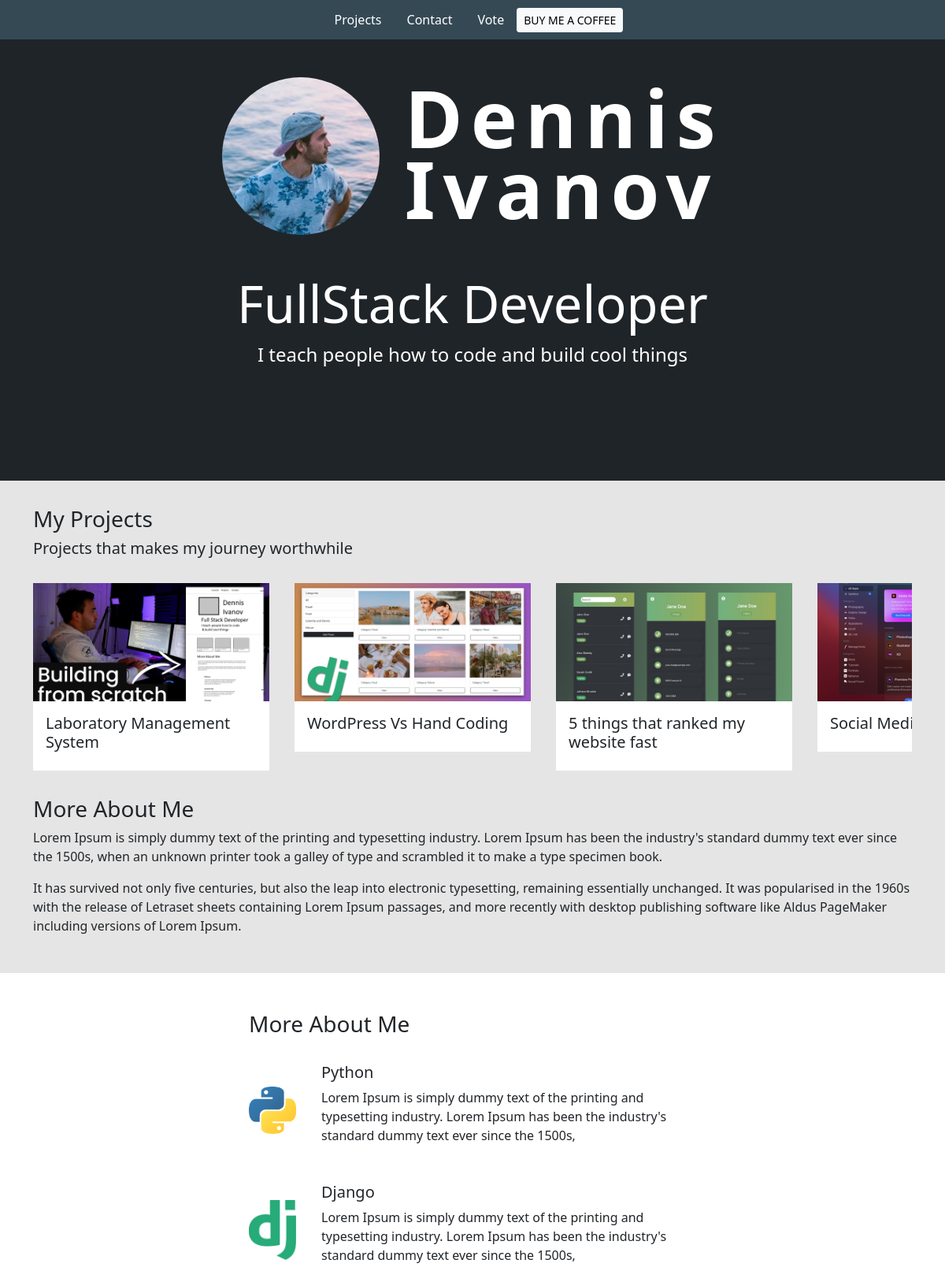
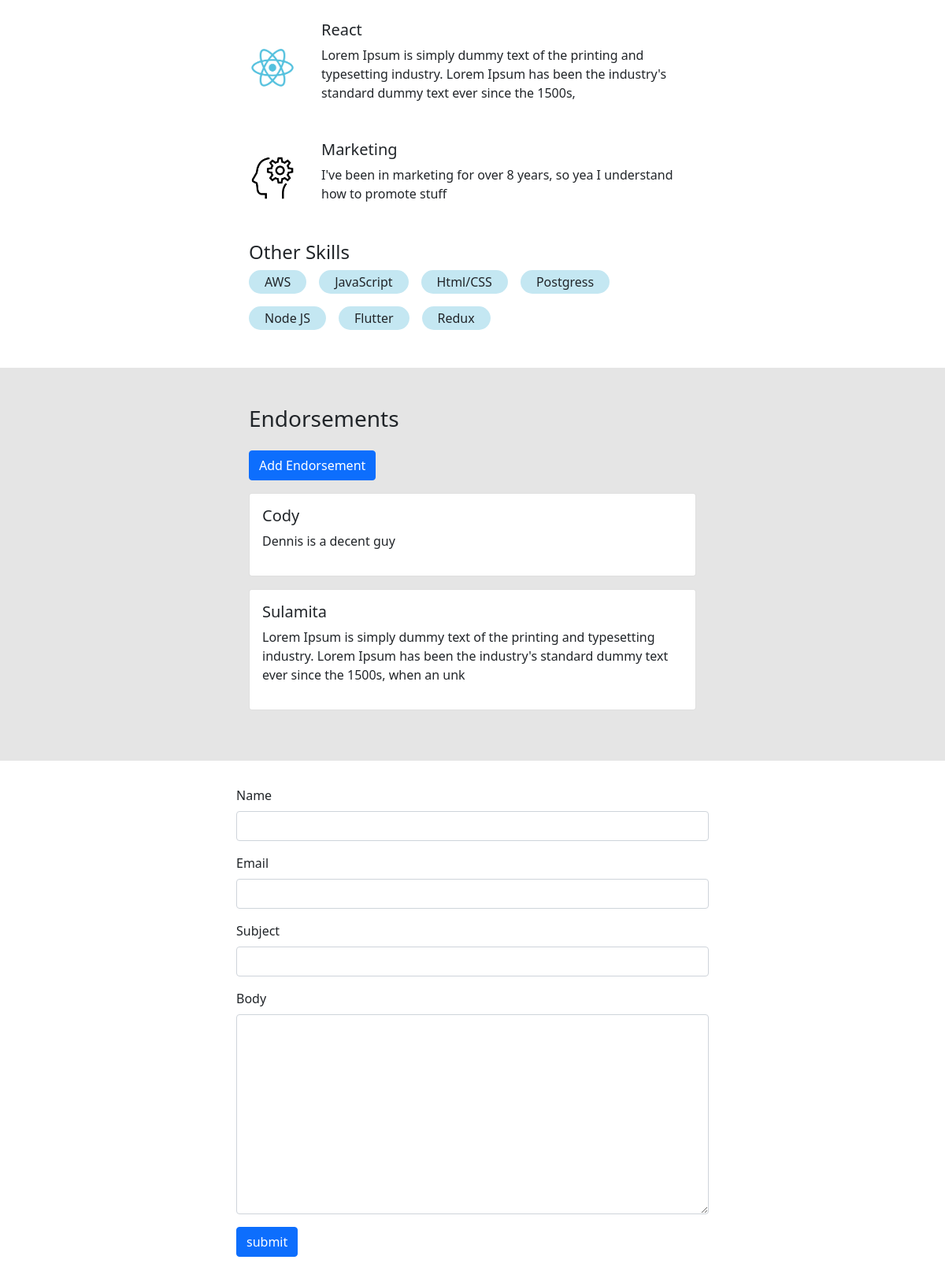
The page / on the database its author committed (2 pictures, top to bottom).
### base/models.py (models this page shows, shortened)
class Project(models.Model):
    title = models.CharField(max_length=200)
    thumbnail = models.ImageField(null=True)
    body = RichTextUploadingField()
    slug = models.SlugField(null=True, blank=True)
    created = models.DateTimeField(auto_now_add=True)
    id = models.UUIDField(default=uuid.uuid4,  unique=True,
                          primary_key=True, editable=False)

class Skill(models.Model):
    title = models.CharField(max_length=200)
    body = models.TextField(null=True, blank=True)
    logo = models.ImageField(null=True, default="skill.png")
    created = models.DateTimeField(auto_now_add=True)
    id = models.UUIDField(default=uuid.uuid4,  unique=True,
                          primary_key=True, editable=False)

class Endorsement(models.Model):
    name = models.CharField(max_length=200, null=True)
    body = models.TextField()
    approved = models.BooleanField(default=False, null=True)
    featured = models.BooleanField(default=False)

class Message(models.Model):
    name = models.CharField(max_length=200, null=True)
    email = models.CharField(max_length=200, null=True)
    subject = models.CharField(max_length=200, null=True)
    body = models.TextField()
    is_read = models.BooleanField(default=False)
    created = models.DateTimeField(auto_now_add=True)
    id = models.UUIDField(default=uuid.uuid4,  unique=True,
                          primary_key=True, editable=False)

### base/views.py (the view)
# urls.py: path('', views.homePage, name="home"),
def homePage(request):
    projects = Project.objects.all()
    detailedSkills = Skill.objects.exclude(body='')
    skills = Skill.objects.filter(body='')
    endorsements = Endorsement.objects.filter(approved=True)
    form = MessageForm()
    if request.method == 'POST':
        form = MessageForm(request.POST)
        if form.is_valid():
            form.save()
            messages.success(request, 'You message was successfully sent!.')
    context = {'projects': projects, 'skills': skills,
               'detailedSkills': detailedSkills, 'form': form, 'endorsements': endorsements}
    return render(request, 'base/home.html', context)

### base/forms.py
class MessageForm(ModelForm):
    class Meta:
        model = Message
        fields = '__all__'
        exclude = ['is_read']
    def __init__(self, *args, **kwargs):
        super(MessageForm, self).__init__(*args, **kwargs)
        self.fields['name'].widget.attrs.update(
            {'class': 'form-control'})
        self.fields['email'].widget.attrs.update(
            {'class': 'form-control', })
        self.fields['subject'].widget.attrs.update(
            {'class': 'form-control', })
        self.fields['body'].widget.attrs.update(
            {'class': 'form-control', })

### base/templates/base/home.html (shortened to what this page needs)
{% extends 'base/main.html' %}
{% load static %}
{% block content %}
<section class="hero">
    <div class="hero--content">
        <div class="hero--content--intro">
            <img id="profile_pic" src="{% static 'images/dennis.jpg' %}">
            <h1 class="intro--name">Dennis <br> Ivanov</h1>
        </div>
        <div class="hero--content--subheadline">
            <h3 class="description">FullStack Developer</h3>
            <p class="slogan">I teach people how to code and build cool things</p>
        </div>
    </div>
</section>
<section class="container section--2">
    <h3>My Projects</h3>
    <h5>Projects that makes my journey worthwhile</h5>
    <div class="projects--wrapper">
        {% for project in projects %}
        <div class="project--column">
            <a href="{% url 'project' project.id %}">
                <img class="project--thumbnail" src="{{project.thumbnail.url}}">
            </a>
            <div class="project--body">
                <h5>{{project.title}}</h5>
            </div>
        </div>
        {% empty %}
        <h3>There are no projects in the database...</h3 {% endfor %} </div>
        <div class="about--wrapper">
            <h3>More About Me</h3>
            <p>Lorem Ipsum is simply dummy text of the printing and typesetting industry. Lorem Ipsum has been the
                industry's standard dummy text ever since the 1500s, when an unknown printer took a galley of type
                and
                scrambled it to make a type specimen book.</p>
            <p> It has survived not only five centuries, but also the leap into electronic typesetting, remaining
                essentially unchanged. It was popularised in the 1960s with the release of Letraset sheets
                containing
                Lorem Ipsum passages, and more recently with desktop publishing software like Aldus PageMaker
                including
                versions of Lorem Ipsum.</p>
        </div>
</section>
<section class="section--1">
    <div class="skills--container">
        <h3>More About Me</h3>
        {% for skill in detailedSkills %}
        <div class="skill--wrapper">
            {% if skill.logo %}
            <img class="skill--logo" src="{{skill.logo.url}}">
            {% endif %}
            <div>
                <h5>{{skill.title}}</h5>
                <p>{{skill.body}}</p>
            </div>
        </div>
        {% endfor %}
        <h4>Other Skills</h4>
        <div class="other--skills--wrapper">
            {% for skill in skills %}
            <div class="skill--tag">
                <span>{{skill.title}}</span>
            </div>
            {% endfor %}
        </div>
    </div>
</section>
<section class="section--2">
    <div class="skills--container">
        <h3>Endorsements</h3>
        <a class="btn btn-primary my-3" href="{% url 'add-endorsement' %}">Add Endorsement</a>
        {% for i in endorsements %}
        <div style="margin-bottom: 1em;" class="card">
            <div class="card-body">
                <h5>{{i.name}}</h5>
                <p>{{i.body}}</p>
            </div>
        </div>
        {% endfor %}
    </div>
</section>
<section class="section--1">
    <div class="container">
        <form class="contact--form" method="POST">
            {% for field in form %}
            <div class="mb-3">
                <label for="exampleInputPassword1" class="form-label">{{field.label}}</label>
                {{field}}
            </div>
            {% endfor %}
            <input class="btn btn-primary" type="submit" value="submit">
        </form>
    </div>
</section>
{% endblock content %}

### static/styles/main.css (style rules this page uses)
body { background-color: #E5E5E5; }
.section--1 { background-color: #fff; padding-top: 2em; padding-bottom: 2em; }
.section--2 { background-color: #E5E5E5; padding-top: 2em; padding-bottom: 2em; }
.hero { background-color: #1F2428; min-height: 70vh; color: #fff; }
#profile_pic { height: 200px; width: 200px; object-fit: cover; border-radius: 50%; }
.hero--content { width: 800px; margin: 0 auto; padding: 3em; }
.hero--content--intro { display: flex; color: #fff; justify-content: center; align-items: center; gap: 2em; margin-bottom: 3em; }
.intro--name { font-size: 100px; letter-spacing: .1em; font-weight: 700; line-height: .9em; }
.description { font-size: 65px; text-align: center; }
.slogan { font-size: 24px; text-align: center; }
.projects--wrapper { display: flex; justify-content: flex-start; gap: 2em; margin-top: 2em; margin-bottom: 2em; overflow-x: auto; }
.project--column { min-width: 300px; }
.project--thumbnail { width: 100%; height: 150px; object-fit: cover; }
.project--body { background-color: #fff; padding: 1em; }
.skills--container { width: 600px; margin: 0 auto; padding: 1em; }
.skill--wrapper { margin-top: 2em; margin-bottom: 2em; display: flex; gap: 2em; align-items: center; }
.skill--logo { width: 60px; object-fit: contain; }
.other--skills--wrapper { display: flex; flex-wrap: wrap; gap: 1em; }
.skill--tag { background-color: #C4E7F2; width: fit-content; padding: 3px 20px; border-radius: 20px; }
.contact--form { display: block; max-width: 600px; margin: 0 auto; }

### rows shown on the page
Project: thumbnail (picture), title "Laboratory Management System"
Project: thumbnail (picture), title "WordPress Vs Hand Coding"
Project: thumbnail (picture), title "5 things that ranked my website fast"
Project: thumbnail (picture), title "Social…"
Skill: logo (picture), title "Python", body "Lorem Ipsum is simply dummy text of the printing and typesetting industry. Lorem Ipsum has been the industry's standard dummy text ever since the 1500s,"
Skill: logo (picture), title "Django", body "Lorem Ipsum is simply dummy text of the printing and typesetting industry. Lorem Ipsum has been the industry's standard dummy text ever since the 1500s,"
Skill: logo (picture), title "React", body "Lorem Ipsum is simply dummy text of the printing and typesetting industry. Lorem Ipsum has been the industry's standard dummy text ever since the 1500s,"
Skill: logo (picture), title "Marketing", body "I've been in marketing for over 8 years, so yea I understand how to promote stuff"
Skill: title "AWS"
Skill: title "JavaScript"
Skill: title "Html/CSS"
Skill: title "Postgress"
Skill: title "Node JS"
Skill: title "Flutter"
Skill: title "Redux"
Endorsement: name "Cody", body "Dennis is a decent guy"
Endorsement: name "Sulamita", body "Lorem Ipsum is simply dummy text of the printing and typesetting industry. Lorem Ipsum has been the industry's standard dummy text ever since the 1500s, when an unk"

### other values the page prints
{{ field.label }} "Name" "Email" "Subject" "Body"
